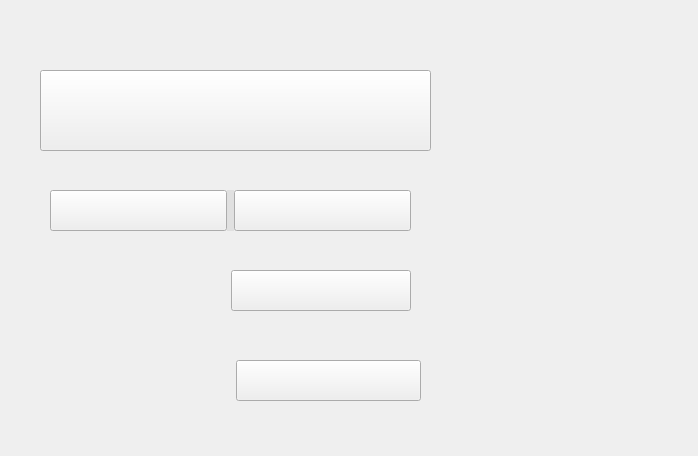
<?xml version="1.0" encoding="UTF-8"?>
<ui version="4.0">
 <class>MainToolBar_right</class>
 <widget class="QWidget" name="MainToolBar_right">
  <property name="geometry">
   <rect>
    <x>0</x>
    <y>0</y>
    <width>698</width>
    <height>456</height>
   </rect>
  </property>
  <property name="windowTitle">
   <string>Form</string>
  </property>
  <widget class="QWidget" name="horizontalLayoutWidget">
   <property name="geometry">
    <rect>
     <x>40</x>
     <y>70</y>
     <width>391</width>
     <height>81</height>
    </rect>
   </property>
   <layout class="QHBoxLayout" name="horizontalLayout">
    <property name="spacing">
     <number>0</number>
    </property>
    <item>
     <widget class="CustomPushButton_1" name="pShowList">
      <property name="sizePolicy">
       <sizepolicy hsizetype="Expanding" vsizetype="Expanding">
        <horstretch>0</horstretch>
        <verstretch>0</verstretch>
       </sizepolicy>
      </property>
      <property name="text">
       <string/>
      </property>
      <property name="checkable">
       <bool>true</bool>
      </property>
     </widget>
    </item>
   </layout>
  </widget>
  <widget class="QFrame" name="frame">
   <property name="geometry">
    <rect>
     <x>40</x>
     <y>180</y>
     <width>391</width>
     <height>61</height>
    </rect>
   </property>
   <property name="sizePolicy">
    <sizepolicy hsizetype="Expanding" vsizetype="Expanding">
     <horstretch>0</horstretch>
     <verstretch>0</verstretch>
    </sizepolicy>
   </property>
   <property name="styleSheet">
    <string notr="true">#frame{
border: none;
}</string>
   </property>
   <property name="frameShape">
    <enum>QFrame::StyledPanel</enum>
   </property>
   <property name="frameShadow">
    <enum>QFrame::Raised</enum>
   </property>
   <widget class="QWidget" name="horizontalLayoutWidget_2">
    <property name="geometry">
     <rect>
      <x>10</x>
      <y>10</y>
      <width>361</width>
      <height>41</height>
     </rect>
    </property>
    <layout class="QHBoxLayout" name="horizontalLayout_2">
     <property name="spacing">
      <number>0</number>
     </property>
     <item>
      <widget class="CustomPushButton_3" name="pContrast">
       <property name="sizePolicy">
        <sizepolicy hsizetype="Expanding" vsizetype="Expanding">
         <horstretch>0</horstretch>
         <verstretch>0</verstretch>
        </sizepolicy>
       </property>
       <property name="text">
        <string/>
       </property>
      </widget>
     </item>
     <item>
      <widget class="QLabel" name="label_line">
       <property name="styleSheet">
        <string notr="true">QLabel{
background:  rgba(224,224,224, 255);
}</string>
       </property>
       <property name="text">
        <string/>
       </property>
      </widget>
     </item>
     <item>
      <widget class="CustomPushButton_3" name="pSave">
       <property name="sizePolicy">
        <sizepolicy hsizetype="Expanding" vsizetype="Expanding">
         <horstretch>0</horstretch>
         <verstretch>0</verstretch>
        </sizepolicy>
       </property>
       <property name="text">
        <string/>
       </property>
      </widget>
     </item>
    </layout>
   </widget>
  </widget>
  <widget class="QFrame" name="frame_contrast">
   <property name="geometry">
    <rect>
     <x>40</x>
     <y>260</y>
     <width>391</width>
     <height>61</height>
    </rect>
   </property>
   <property name="styleSheet">
    <string notr="true">#frame_contrast{
border: none;
}</string>
   </property>
   <property name="frameShape">
    <enum>QFrame::StyledPanel</enum>
   </property>
   <property name="frameShadow">
    <enum>QFrame::Raised</enum>
   </property>
   <widget class="QWidget" name="horizontalLayoutWidget_3">
    <property name="geometry">
     <rect>
      <x>10</x>
      <y>10</y>
      <width>361</width>
      <height>41</height>
     </rect>
    </property>
    <layout class="QHBoxLayout" name="horizontalLayout_3" stretch="1,1">
     <property name="spacing">
      <number>0</number>
     </property>
     <item>
      <widget class="QLabel" name="label_text_contrast">
       <property name="styleSheet">
        <string notr="true">QLabel{
color: rgb(102, 102, 102);
}</string>
       </property>
       <property name="text">
        <string/>
       </property>
       <property name="alignment">
        <set>Qt::AlignCenter</set>
       </property>
      </widget>
     </item>
     <item>
      <widget class="CustomPushButton" name="pCancelContrast">
       <property name="sizePolicy">
        <sizepolicy hsizetype="Expanding" vsizetype="Expanding">
         <horstretch>0</horstretch>
         <verstretch>0</verstretch>
        </sizepolicy>
       </property>
       <property name="text">
        <string/>
       </property>
      </widget>
     </item>
    </layout>
   </widget>
  </widget>
  <widget class="QFrame" name="frame_save">
   <property name="geometry">
    <rect>
     <x>40</x>
     <y>350</y>
     <width>391</width>
     <height>61</height>
    </rect>
   </property>
   <property name="styleSheet">
    <string notr="true">#frame_save{
border: none;
}</string>
   </property>
   <property name="frameShape">
    <enum>QFrame::StyledPanel</enum>
   </property>
   <property name="frameShadow">
    <enum>QFrame::Raised</enum>
   </property>
   <widget class="QWidget" name="horizontalLayoutWidget_4">
    <property name="geometry">
     <rect>
      <x>10</x>
      <y>10</y>
      <width>371</width>
      <height>41</height>
     </rect>
    </property>
    <layout class="QHBoxLayout" name="horizontalLayout_4" stretch="1,1">
     <property name="spacing">
      <number>0</number>
     </property>
     <item>
      <widget class="QLabel" name="label_text_save">
       <property name="styleSheet">
        <string notr="true">QLabel{
color: rgb(102, 102, 102);
}</string>
       </property>
       <property name="text">
        <string/>
       </property>
       <property name="alignment">
        <set>Qt::AlignCenter</set>
       </property>
      </widget>
     </item>
     <item>
      <widget class="CustomPushButton" name="pCancelSave">
       <property name="sizePolicy">
        <sizepolicy hsizetype="Expanding" vsizetype="Expanding">
         <horstretch>0</horstretch>
         <verstretch>0</verstretch>
        </sizepolicy>
       </property>
       <property name="text">
        <string/>
       </property>
      </widget>
     </item>
    </layout>
   </widget>
  </widget>
 </widget>
 <customwidgets>
  <customwidget>
   <class>CustomPushButton_1</class>
   <extends>QPushButton</extends>
   <header>Custom/PushButton/custompushbutton_1.h</header>
  </customwidget>
  <customwidget>
   <class>CustomPushButton_3</class>
   <extends>QPushButton</extends>
   <header>Custom/PushButton/custompushbutton_3.h</header>
  </customwidget>
  <customwidget>
   <class>CustomPushButton</class>
   <extends>QPushButton</extends>
   <header>Custom/PushButton/custompushbutton.h</header>
  </customwidget>
 </customwidgets>
 <resources/>
 <connections/>
</ui>
